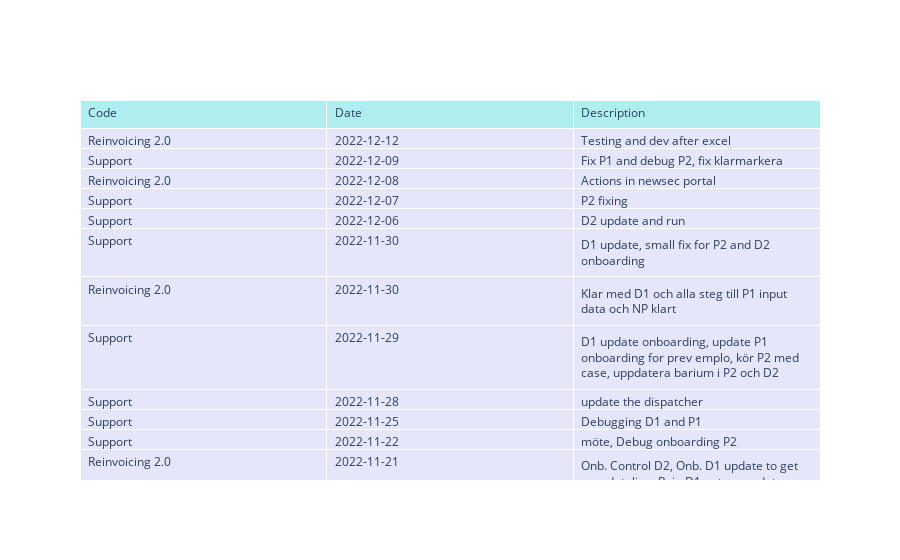

Source (notebook cell):
### Code cell
fig = go.Figure(data=[go.Table(
    header=dict(values=['Code','Date','Description'],
                fill_color='paleturquoise',
                align='left'),
    cells=dict(values=[df_cleaned.Code, df_cleaned.Date.dt.strftime("%Y-%m-%d"), df_cleaned.Description],
            fill_color='lavender',
            align='left'))
])

fig.show()

### Figure 1 — Plotly figure (JSON) as saved in the notebook; plotly's stock layout.template omitted (floating-point values rounded to 4 significant figures; data arrays with more than 128 entries replaced by an {"elided": "..."} marker saying what was removed)
{"data": [{"cells": {"align": "left", "fill": {"color": "lavender"}, "values": {"elided": "3x312 str values"}}, "header": {"align": "left", "fill": {"color": "paleturquoise"}, "values": ["Code", "Date", "Description"]}, "type": "table"}], "layout": {}}
